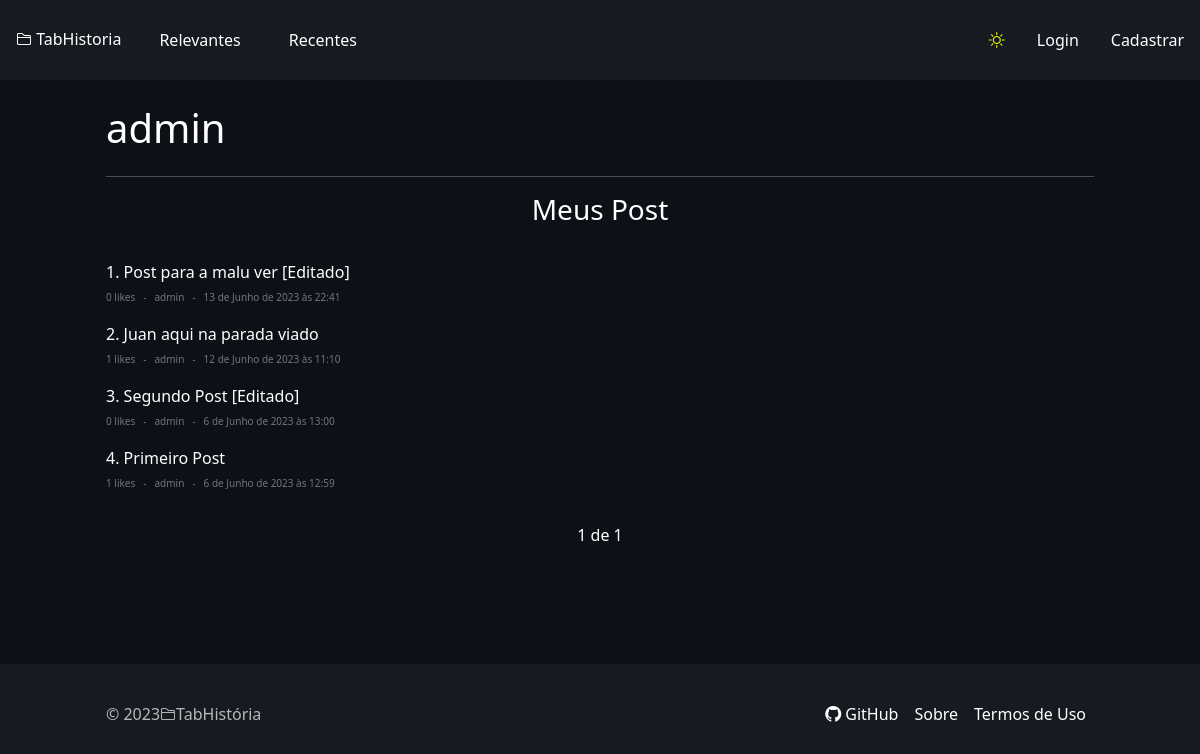
The app's page /client/profile/1/, older data.
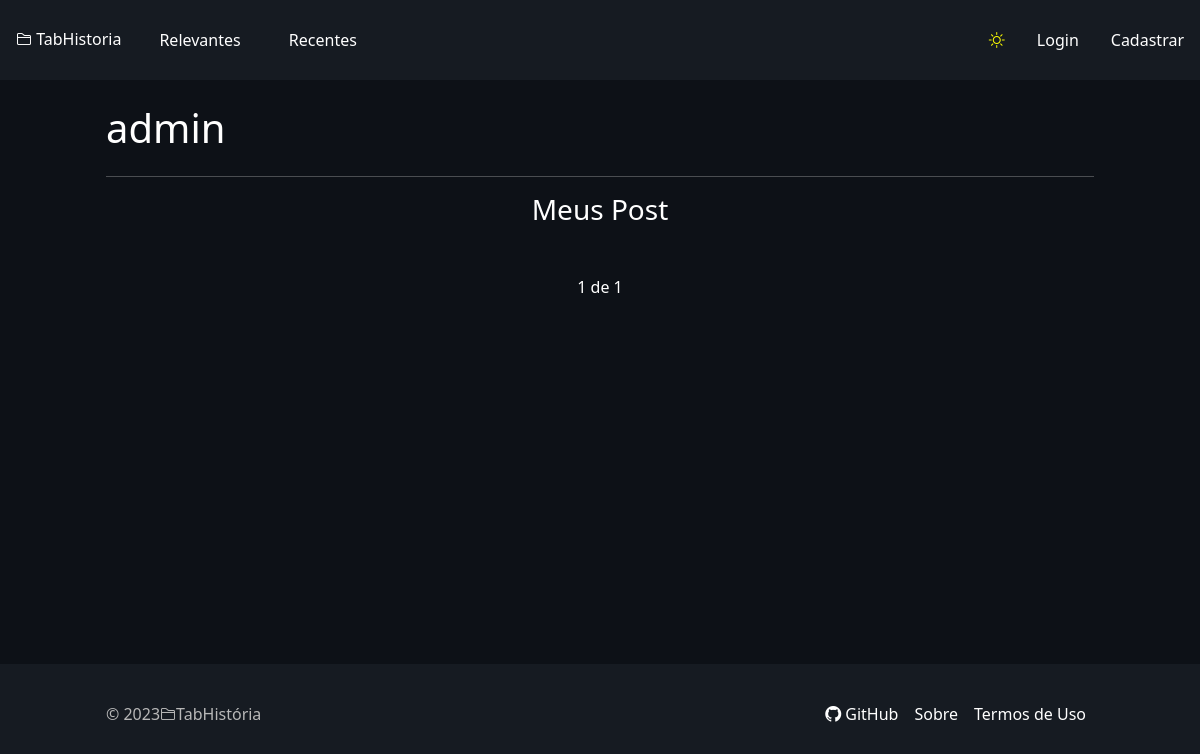
The same page, newer data.
### apps/post/models.py (models this page shows, shortened)
class Post(models.Model):
    title = models.CharField(max_length=100)
    creator = models.ForeignKey(User, on_delete=models.CASCADE)
    likes = models.IntegerField(blank=True, null=True,  default=0)
    users_liked = models.ManyToManyField(User, related_name='users_liked', blank=True)
    users_disliked = models.ManyToManyField(User, related_name='users_disliked', blank=True)
    comments = models.ManyToManyField(Comment, blank=True)
    creation_date = models.DateTimeField(auto_now_add=True)
    update_date = models.DateTimeField(auto_now=True)
    content = models.TextField()

### apps/client/views.py (the view)
# urls.py: path('profile/<int:id>/', views.profile, name='profile'),
def profile(request, id):
    if request.method == 'GET':
        client = get_object_or_404(User, id=id)
        posts = Post.objects.filter(creator=client.id).order_by('-creation_date')
        paginator = Paginator(posts, 10)
        page = request.GET.get('page')
        posts = paginator.get_page(page)
        counter = paginator.page_range.start + posts.number - 1
        return render(request, 'pages/profile.html', {'client': client, 'posts': posts, 'counter':counter, 'page_quantity':3})

### core/custom_filters.py (called while the page is built)
@register.filter
def index_post(value, page):
    if page <= 1:
        return value
    return value + (page -1) * 10

### apps/client/templates/pages/profile.html (shortened to what this page needs)
{% extends 'base.html' %}
{% load static %}
{% load custom_filters %}
{% block body %}
<main class="dark-mode" id="main">
  <section class="container text-white pt-4">
    <div class="d-flex align-items-center justify-content-between">
      <h1 >{{client.username}}</h1>
    </div>
    <hr>
    <div class="d-flex flex-column align-items-center pb-4">
      <h3>Meus Post</h3>
    </div>
    {% for post in posts %}
    <div class="d-flex justify-content-between">
      <div class="news pt-1">
        <h2 class="fs-6">{{ forloop.counter|index_post:posts.number }}. <a href="{% url 'post_viewer' post.id %}">{{post.title}}</a></h2>
        <div class="more d-flex align-items-center justify-content-start gap-2">
          <p>{{ post.likes }} likes</p>
          <p>-</p>
          <p>{{post.creator}}</p>
          <p>-</p>
          <p>{{post.creation_date}}</p>
        </div>
      </div>
    </div>
    {% endfor %}
      <div class="container d-flex align-items-center justify-content-center pt-3">
        <span class="current">
          {{ posts.number }} de {{ posts.paginator.num_pages }}
        </span>
      </div>
  </main>
{% endblock %}

Row changes from the older to the newer data that the page shows:
removed Post: title "Post para a malu ver [Editado]", likes "0", creator "admin", creation_date "13 de Junho de 2023 às 22:41"
removed Post: title "Juan aqui na parada viado", likes "1", creator "admin", creation_date "12 de Junho de 2023 às 11:10"
removed Post: title "Segundo Post [Editado]", likes "0", creator "admin", creation_date "6 de Junho de 2023 às 13:00"
removed Post: title "Primeiro Post", likes "1", creator "admin", creation_date "6 de Junho de 2023 às 12:59"
